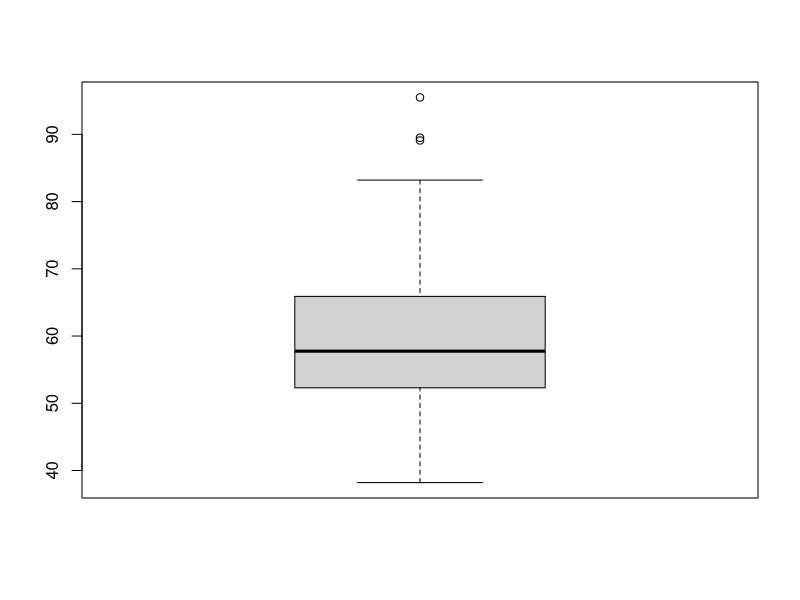
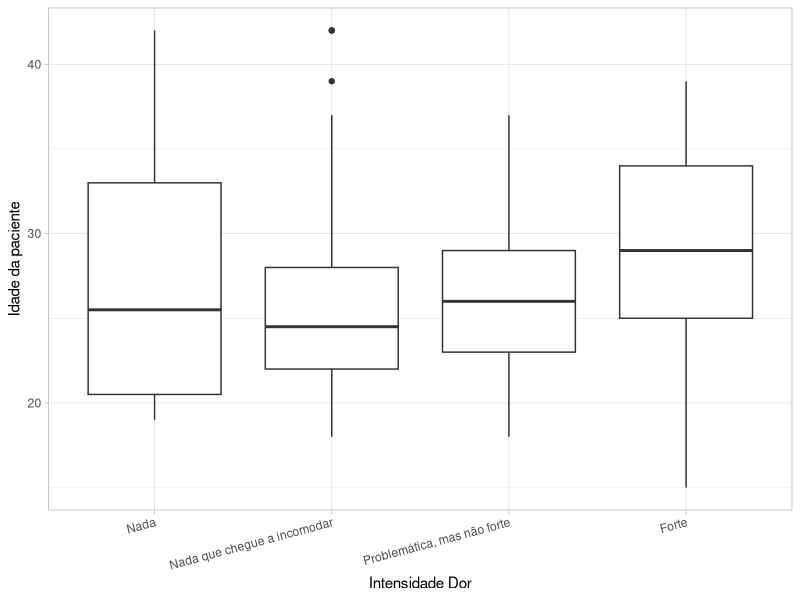
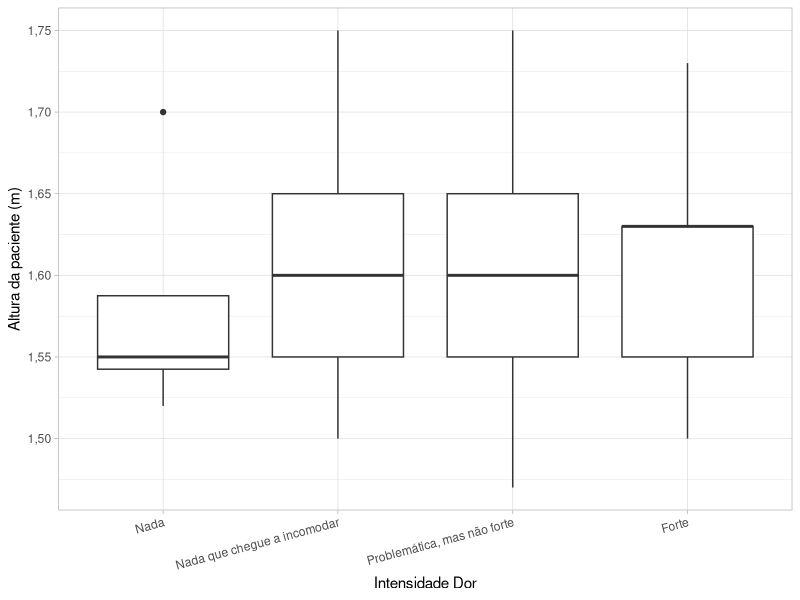
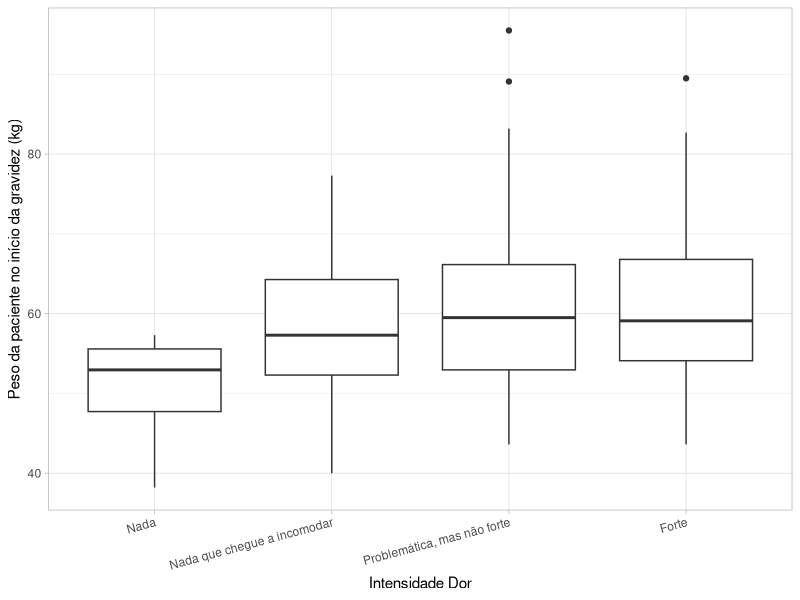
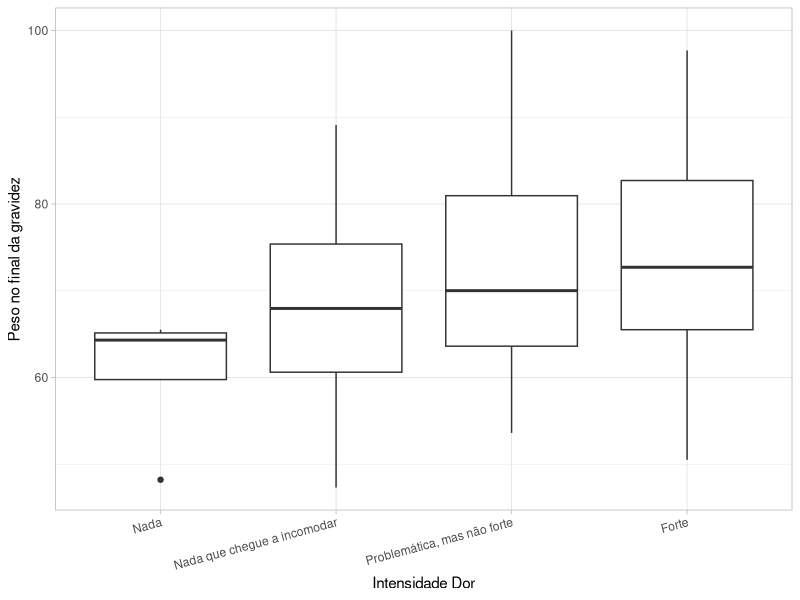
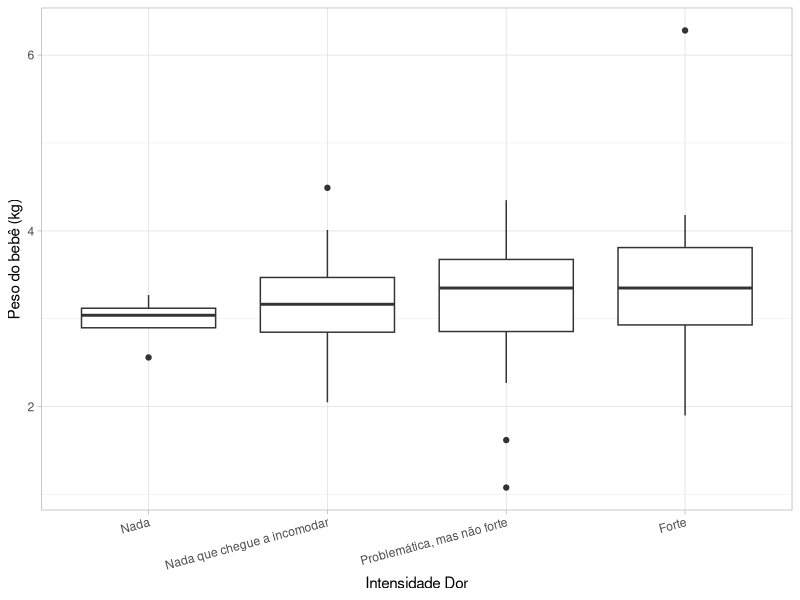

Reproduce these figures in R, in order. (Note: this script raises an error after producing the figures.)
## ---- chunk 1
#mudando o separador decimal para resultados "printados"
options(OutDec= ",")
## ---- chunk 2
#definindo opções padrões dos chunks
knitr::opts_chunk$set(fig.width=6, fig.height=3.5, fig.align='center', echo=FALSE, warning=FALSE, message=FALSE)
## ---- chunk 3
dados_base <- read.table(file = "dados-trab.txt")
rotulos <- c("ID","Intensidade Dor","Mês da gravidez onde a dor começou","Idade da paciente","Altura da paciente (m)","Peso da paciente no início da gravidez (kg)","Peso no final da gravidez","Peso do bebê (kg)","Número de filhos anteriores à atual gravidez","A paciente teve dor nas costas em gravidezes anteriores?","Comprimidos e aspirina alivia a dor?","Bolsa de agua quente alivia a dor?","Banho quente alivia a dor?","Almofada atrás da cadeira alivia a dor?","Ficar em pé alivia a dor?","Estar sentada alivia a dor?","Estar deitada alivia a dor?","Caminhar alivia a dor?","Fadiga agrava a dor?","Inclinar-se agrava a dor?","Erguer-se agrava a dor?","Arrumar camas agrava a dor?","Lavar agrava a dor?","Passar roupa agrava a dor?","Uma ação intestinal agrava a dor?","Relações sexuais agrava a dor?","Tosser agrava a dor?","Espirrar agrava a dor?","Virar-se na cama agrava a dor?","Ficar em pé agrava a dor?","Estar sentada agrava a dor?","Estar deitada agrava a dor?","Caminhar agrava a dor?")
colnames(dados_base) <- rotulos

## ---- chunk 4
#Análise descritiva
#para saber se existem dados inconsistentes 

a1 <- summary(dados_base[,2:10])
library(dplyr)
#tirando inconsistências
dados_base <- filter(dados_base, `A paciente teve dor nas costas em gravidezes anteriores?` != 0)


#somente pra vizualizar
a2 <- boxplot(dados_base$`Peso da paciente no início da gravidez (kg)`)
a2.1 <- apply(dados_base[,11:33],2,function(x){sum(x)/length(x)})
a3 <- as.vector(c(rep(0,10),a2.1))
names(a3) <- rotulos
proporcao_de1 <- a3[11:33]
#filtrando as variáveis com proporção de 1 menores que 10%
dados_sem_menor.1 <- rbind(a3,dados_base)
dados_sem_menor.1[,11:33] <- apply(dados_sem_menor.1[,11:33], 2, function(x){if(x[1]>0.1) x })
dados_sem_menor.1 <- dados_sem_menor.1[-1,]

## ---- chunk 5
#fator

dados <- dados_base
dados$`Intensidade Dor`<- ordered(dados$`Intensidade Dor`, levels = c(0,1,2,3),labels = c("Nada","Nada que chegue a incomodar",
"Problemática, mas não forte", "Forte"))

dados$`Mês da gravidez onde a dor começou` <- ordered(dados$`Mês da gravidez onde a dor começou`)

dados$`Número de filhos anteriores à atual gravidez` <- ordered(dados$`Número de filhos anteriores à atual gravidez`)

dados$`A paciente teve dor nas costas em gravidezes anteriores?` <- ordered(dados$`A paciente teve dor nas costas em gravidezes anteriores?`,levels = c(1,2,3,4), labels = c("Não aplicável","Não","Sim, suave","Sim, forte"))

dados[,11:33] <- apply(dados[,11:33],2,function(x){factor(x,levels = c(0,1),labels = c("Não","Sim"))})

## ---- chunk 6
library(ggplot2)
box_idade <- ggplot(data = dados,mapping = aes(x = `Intensidade Dor`, y=  `Idade da paciente`)) + geom_boxplot()  + theme_light() + theme(axis.text.x = element_text(angle = 15,hjust = 1))
box_idade
## ---- chunk 7
box_altura <- ggplot(data = dados,mapping = aes(x = `Intensidade Dor`, y=  `Altura da paciente (m)`)) + geom_boxplot() + theme_light() + theme(axis.text.x = element_text(angle = 15,hjust = 1))
box_altura
## ---- chunk 8
box_PesoAntes <- ggplot(data = dados,mapping = aes(x = `Intensidade Dor`, y=  `Peso da paciente no início da gravidez (kg)`)) + geom_boxplot() + theme_light() + theme(axis.text.x = element_text(angle = 15,hjust = 1))
box_PesoAntes
## ---- chunk 9
box_PesoDepois <- ggplot(data = dados,mapping = aes(x = `Intensidade Dor`, y=  `Peso no final da gravidez`)) + geom_boxplot() + theme_light() + theme(axis.text.x = element_text(angle = 15,hjust = 1))
box_PesoDepois
## ---- chunk 10
box_PesoBebe <- ggplot(data = dados,mapping = aes(x = `Intensidade Dor`, y=  `Peso do bebê (kg)`)) + geom_boxplot() + theme_light() + theme(axis.text.x = element_text(angle = 15,hjust = 1))
box_PesoBebe
## ---- chunk 11
library(dplyr)
aux <- sapply(names(dados_base[,11:33]),function(x){ddply(dados_base,~`Intensidade Dor`,summarise,Contagem = sum(`x`),n = length(`x`),prop = Contagem/n)})
## ---- chunk 12
a111 <- ddply(dados,~`Intensidade Dor`,summarise,Contagem = sum(dados_base[,11]),n = length(dados_base[,11]),prop = Contagem/n)
